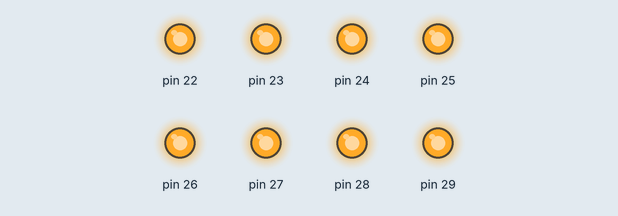
A sketch run on a simulated Arduino Mega 2560, built with avr-gcc and run on an emulated ATmega2560. On the bench: output pins drawn as LEDs (lit = HIGH).

Above: at 0.17 s.
At 0.51 s:
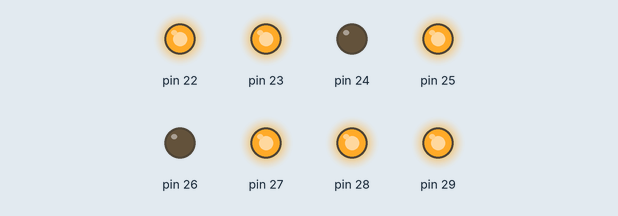
At 1.07 s:
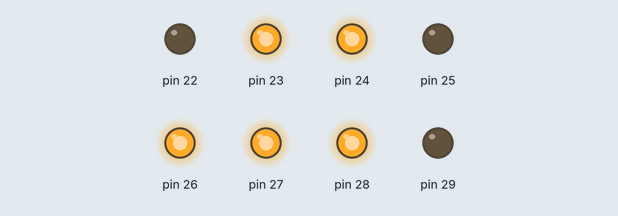
At 2.32 s:
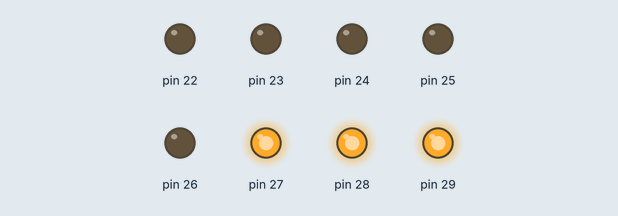
At 4.25 s:
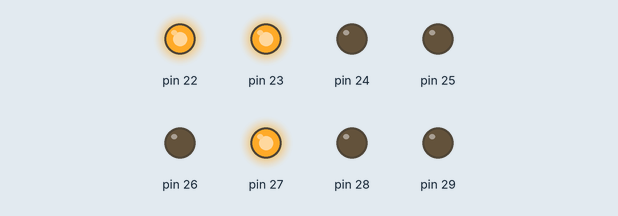
At 7.12 s:
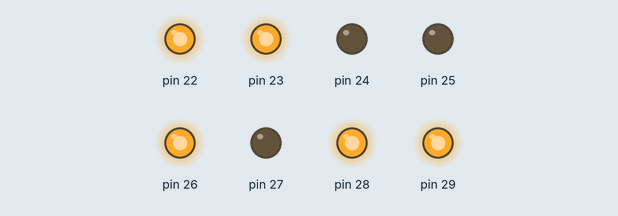
Timing chart, 0 to 7.7 s (numbered marks = the images above):
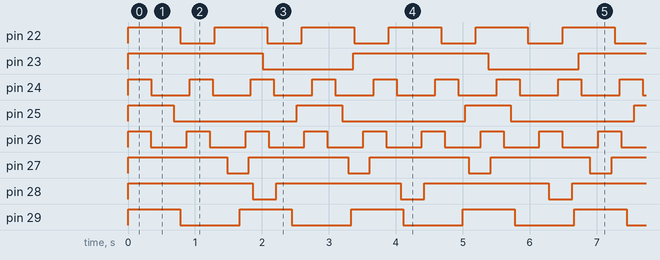

The sketch:

Exercise_9.ino
```cpp
unsigned long pmillis1 = 0;
unsigned long pmillis2 = 0;
unsigned long pmillis3 = 0;
unsigned long pmillis4 = 0;
unsigned long pmillis5 = 0;
unsigned long pmillis6 = 0;
unsigned long pmillis7 = 0;
unsigned long pmillis8 = 0;
unsigned long cmillis1 = 0;
unsigned long cmillis2 = 0;
unsigned long cmillis3 = 0;
unsigned long cmillis4 = 0;
unsigned long cmillis5 = 0;
unsigned long cmillis6 = 0;
unsigned long cmillis7 = 0;
unsigned long cmillis8 = 0;
bool flag1 = 0;
bool flag2 = 0;
bool flag3 = 0;
bool flag4 = 0;
bool flag5 = 0;
bool flag6 = 0;
bool flag7 = 0;
bool flag8 = 0;

void setup() {
  // put your setup code here, to run once:
  Serial.begin(9600);
  DDRA = 0b11111111;
}

void loop() {
  // put your main code here, to run repeatedly:
  cmillis1 = cmillis2 = cmillis3 = cmillis4 = cmillis5 = cmillis6 = cmillis7 = cmillis8 =  millis();

  if (flag1 == 0) {
    PORTA |= 0b00000001;
    if ((cmillis1 - pmillis1) > 781) {
      flag1 = 1;
      pmillis1 = cmillis1;
    }
  }
  if (flag1 == 1) {
    PORTA &= 0b11111110;
    if ((cmillis1 - pmillis1) > 515) {
      flag1 = 0;
      pmillis1 = cmillis1;
    }
  }

  if (flag2 == 0) {
    PORTA |= 0b00000010;
    if ((cmillis2 - pmillis2) > 2014) {
      flag2 = 1;
      pmillis2 = cmillis2;
    }
  }
  if (flag2 == 1) {
    PORTA &= 0b11111101;
    if ((cmillis2 - pmillis2) > 1348) {
      flag2 = 0;
      pmillis2 = cmillis2;
    }
  }

  if (flag3 == 0) {
    PORTA |= 0b00000100;
    if ((cmillis3 - pmillis3) > 343) {
      flag3 = 1;
      pmillis3 = cmillis3;
    }
  }
  if (flag3 == 1) {
    PORTA &= 0b11111011;
    if ((cmillis3 - pmillis3) > 573) {
      flag3 = 0;
      pmillis3 = cmillis3;
    }
  }

  if (flag4 == 0) {
    PORTA |= 0b00001000;
    if ((cmillis4 - pmillis4) > 678) {
      flag4 = 1;
      pmillis4 = cmillis4;
    }
  }
  if (flag4 == 1) {
    PORTA &= 0b11110111;
    if ((cmillis4 - pmillis4) > 1839) {
      flag4 = 0;
      pmillis4 = cmillis4;
    }
  }

  if (flag5 == 0) {
    PORTA |= 0b00010000;
    if ((cmillis5 - pmillis5) > 342) {
      flag5 = 1;
      pmillis5 = cmillis5;
    }
  }
  if (flag5 == 1) {
    PORTA &= 0b11101111;
    if ((cmillis5 - pmillis5) > 534) {
      flag5 = 0;
      pmillis5 = cmillis5;
    }
  }

  if (flag6 == 0) {
    PORTA |= 0b00100000;
    if ((cmillis6 - pmillis6) > 1478) {
      flag6 = 1;
      pmillis6 = cmillis6;
    }
  }
  if (flag6 == 1) {
    PORTA &= 0b11011111;
    if ((cmillis6 - pmillis6) > 326) {
      flag6 = 0;
      pmillis6 = cmillis6;
    }
  }

  if (flag7 == 0) {
    PORTA |= 0b01000000;
    if ((cmillis7 - pmillis7) > 1859) {
      flag7 = 1;
      pmillis7 = cmillis7;
    }
  }
  if (flag7 == 1) {
    PORTA &= 0b10111111;
    if ((cmillis7 - pmillis7) > 351) {
      flag7 = 0;
      pmillis7 = cmillis7;
    }
  }

  if (flag8 == 0) {
    PORTA |= 0b10000000;
    if ((cmillis8 - pmillis8) > 777) {
      flag8 = 1;
      pmillis8 = cmillis8;
    }
  }
  if (flag8 == 1) {
    PORTA &= 0b01111111;
    if ((cmillis8 - pmillis8) > 888) {
      flag8 = 0;
      pmillis8 = cmillis8;
    }
  }
}
```

Measured:
- by itself, pin 22: alternates HIGH for 0.78 s and LOW for 0.52 s
- by itself, pin 23: alternates HIGH for 2.0 s and LOW for 1.3 s
- by itself, pin 24: alternates HIGH for 0.34 s and LOW for 0.57 s
- by itself, pin 25: alternates HIGH for 0.68 s and LOW for 1.8 s
- by itself, pin 26: alternates HIGH for 0.34 s and LOW for 0.53 s
- by itself, pin 27: alternates HIGH for 1.5 s and LOW for 0.33 s
- by itself, pin 28: alternates HIGH for 1.9 s and LOW for 0.35 s
- by itself, pin 29: alternates HIGH for 0.78 s and LOW for 0.89 s
